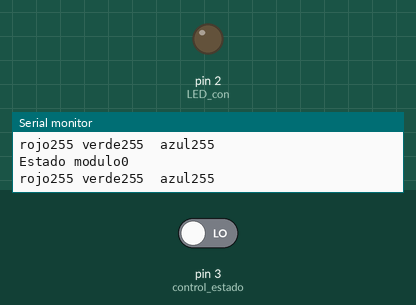
Simulated run of this sketch. Board: Arduino Uno, built with avr-gcc and run on an emulated ATmega328P. Parts: output pins drawn as LEDs (lit = HIGH), the last lines printed to the serial monitor. Inputs (shaded band) come from the test bench; at power-on: pin 3 (control_estado) LOW.

Above: at 1.2 s.
1.3 s: pin 3 (control_estado) driven HIGH
At 2.7 s:
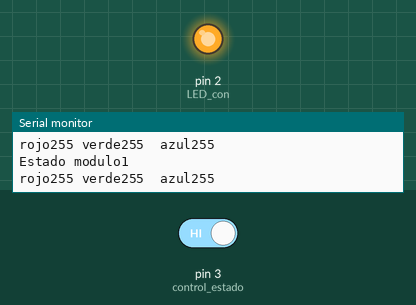
7.6 s: pin 3 (control_estado) driven LOW
At 8.1 s:
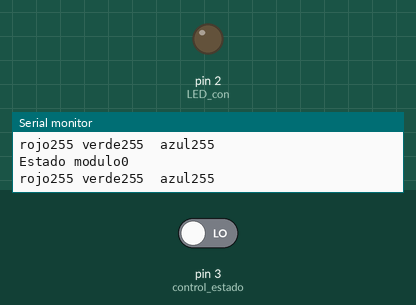
Timing chart, 0 to 10.6 s (numbered marks = the images above; inputs shaded):
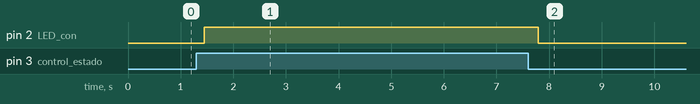

The sketch:

CodControl.ino
```cpp
//Prebiamente configuramos con otro codigo el modulo bluetooth, usando comandos AT y las comunicacionnes seriales
//definimos nuevamente la contraseña del modulo como 1234, su velocidad de comunciacion en 9600 baud y su modo de trabajo como esclavo

#include <IRremote.h>          //libreria que usaremos para transmitir los datos por infrarojo
#include <EEPROM.h>            //libreria que usaremos para guardar un dato en la memoria eeprom
#include <SoftwareSerial.h>    //libreria que usaremos para transmitir y recibir los datos que llegan desde el modulo bluetooth
IRsend irsend;

int BT_Rx = 10;                //pines conectados al modulo bluetooth
int BT_Tx = 11;

SoftwareSerial BT(BT_Rx, BT_Tx); //definimos con la libreria SoftwareSerial la comunicacion arduino, siempre que se mencione BT.comandoserial
//se ejecutara el comando serialsolo que utilizando los pines definidos anterormente
//esto lo hacemos con la finalidad de no estar conectando y desconectando el modulo bluetooth cada vez que se carga un codigo
//nuevo y tambien no queda disponible el puerto serie para ver datos de control en la PC.

#define LED_con 2                //pin donde se conecta un len para visualizar el estado de conexion del modulo
#define IR_emitter 9             //pin donde esta conectado el emisor infrarojo
#define control_estado 3         //pin donde leeremos el estado del modulo bluetooth, este tiene un pin de estado que se encuentra en alto cuando esta conectado
//algun dispositivo y esta en estado bajo cuando no hay ningun dispositivo conectado

byte registroR = 255;            //valores iniciales del los colores
byte registroG = 255;
byte registroB = 255;

//Variables de control y/o lectura, se usan para leer y convertir los valores que vienen del arduino con formato taxto y que luego nosotros
//convertimos a numerico para poder enviar por el emisor infrarojo
char valor;
String estado;

//Variables de control de estados variados
byte flag = false;
byte disp_estado = false;

//variables de control para el muestreo o ejecucion de funciones
byte g = 0;
byte x = 0;
byte t = 0;

void setup() {
  pinMode(LED_con, OUTPUT);         //defino el pin como salida
  pinMode(control_estado, INPUT);   //defino el pin como entrada

  irsend.begin(IR_emitter);   //funcion de la libreria IRremote para definir el pin donde se conecta el emisor
  Serial.begin(9600);         //seteo la velocidad de comunicacion serial con la PC en 9600
  BT.begin(9600);             //seteo la velocidad de comunicacion con el modulo BT en 9600
}

void loop() {
  arranque();                  //funcion que le la memoria eeprom

  control_conexion();          //funcion deteccion del pin de estado del modulo BT

  lectura();                   //funcion encargada de recibir variables tipo texto desde el modulo, a su vez tambien
  //transforma esos datos en variables numericas aptas para su trabajo

  impresionControl();        //funcion que manda datos por el serial de la PC como forma de control

  envio();                     //funcion que envia los datos por infrarojo

  enviarValoresRGB();          //envia datos al modulo BT para retroalimentacion a la aplicacion del celular
}

void impresionControl() {        //imprime los datos obtenidos para verificar que esten llegando los datos correctamente
  Serial.print("rojo");
  Serial.print(registroR);
  Serial.print(" verde");
  Serial.print(registroG);
  Serial.print("  azul");
  Serial.println(registroB);
}

void lectura() {
  if (BT.available()) { //Si el puerto serie (Bluetooth) está disponible
    valor = BT.read();  //Lee el dato entrante via Bluetooth
    Serial.println(valor);

    if (valor == 'R') { //Si el dato entrante es una B
      g = 1;                 //en funcion del valor de g se guarda en un registro diferente de color
      obtencionEntero();     //Llama la función que controla el valor a guradar el valor numerico de cada color
    }

    if (valor == 'G') {  //Si el dato entrante es una B
      g = 2;
      obtencionEntero();     //Llama la función que controla el valor a guradar el valor numerico de cada color
    }

    if (valor == 'B') {  //Si el dato entrante es una B
      g = 3;
      obtencionEntero();     //Llama la función que controla el valor a guradar el valor numerico de cada color
    }

    if (valor == 'S') {  //Si el dato entrante es una S
      flag = true;
      guardado();        //se llama a la funcion de guardar valores en la eeprom
      Serial.println("guardado");
    }

    if (valor == 'P') {  //Si el dato entrante es una P
      registroR = EEPROM.read(0);  //lee los valores guradados en la eeprom y prende el led con esos valores
      registroG = EEPROM.read(1);
      registroB = EEPROM.read(2);
    }

    if (valor == 'O') {  //Si el dato entrante es una O
      registroR = 0;     //los registros se ponen en 0 ya que es la señal de apagado
      registroG = 0;
      registroB = 0;
      Serial.println("Apagado");
    }

    if (valor == 'E') {  //Si el dato entrante es una E
      t = 0;             //pone t en 0, cuando se recibe una E indica que la concecion de la app android fud exitosa
      //al ponerse t en 0 la funcion de enviarValoresRGB(); se podra activar
    }
  }
}

void obtencionEntero() {
  delay(30);
  while (BT.available()) {
    char c = BT.read();   //Lee el dato entrante y lo almacena en una variable tipo char
    estado += c;     //Crea una cadena tipo String con los datos entrates
  }

  if (estado.length() > 0) { //Se verifica que la cadena tipo String tenga un largo mayor a cero

    if (g == 1) {                  //dependiendo del valor de g
      registroR = estado.toInt();  //Guarda en un registro el dato en forma de entero (int)
    }

    if (g == 2) {
      registroG = estado.toInt();  //Guarda en un registro el dato en forma de entero (int)
    }

    if (g == 3) {
      registroB = estado.toInt();  //Guarda en un registro el dato en forma de entero (int)
    }

    g = 0;            //vuelve la variable g a 0
    estado = "";      //Limpia la variable para poder leer posteriormente nuevos datos
  }
}

void arranque() { //funcion que lee los datos guardados en la eeprom un vez, los guarda en los registros correspondientes para luego mandarlos por el led IR
  if (x == 0) {
    registroR = EEPROM.read(0);
    registroG = EEPROM.read(1);
    registroB = EEPROM.read(2);
    x = x + 1;
  }
}

void guardado() {                //la funcion se encarga de guardar los valores de las variables registros en en posiciones de la memoria eeprom,
  if (flag == true) {            //cada posicion de la memoria tiene una longitud de 8 bits por lo que el espacio es suficiente para poner el valor maximo(255)
    EEPROM.write(0, registroR);  //de cada registro. El arduino tiene una cantidad de 1024 posiciones de memoria
    EEPROM.write(1, registroG);
    EEPROM.write(2, registroB);
    flag = false;
  }
}

void envio() {                       //funcion de envio de los colores al decodificador por medio de infrarojoa, a cada color le asignamos
  // irsend.sendNEC(0x64, 0x64, 1);  //una direccion entonces dependiendo del color a transmitir le llegaria una o troa diresccion para identificarlo
  irsend.sendNEC(32, registroR, 1);

  // irsend.sendNEC(0x64, 0x64, 1);
  irsend.sendNEC(33, registroG, 1);

  // irsend.sendNEC(0x64, 0x64, 1);
  irsend.sendNEC(34, registroB, 1);
}

void enviarValoresRGB() {
  // Enviar los valores RGB actuales a la aplicación a través de Bluetooth
  // Se ejecuta cada vez que se recibe el caracter que indica una nueva conexion ('E')
  if ( t == 0) {                     //La transmicion se realiza de esta forma ya que la aplicacion android lo recibira todo como texto y utilizara
    BT.print(registroR);             // | para delimitar cada valor y asignare a cada uno una posicion en una lista que podra ser interpretada como numero
    BT.print("|");                   //eso no ayudara para actualizar el canvas que muestra los colores y mostrar la conbinacion de valores que representa ese color
    BT.print(registroG);
    BT.print("|");
    BT.print(registroB);
    BT.print("\n"); // Fin de línea. Importante.
    t = t + 1;
  }
  /*
    String R = (String) registroR;
    String G = (String) registroG;
    String B = (String) registroB;

    total = R + "," + G + "," + B;
    BT.println(total);

    delay(300);
  */
  //delay(2000);
  //Serial.println("Valores RGB enviados a la aplicación");
}

void control_conexion() {                     //Esta funcion se encarga de controlar el pin de estado del modulo el cual indica si hay una conexion establecida o no
  disp_estado = digitalRead(control_estado);  //esto lo hacemo por que el indicador led que viene con el modulo puede genrar confuciones ya que hace las siguientes acciones:
  if (disp_estado == 1) {                     //                 Conexion establecida==> parpadeo lento
    digitalWrite(LED_con, HIGH);              //                 Sin conexion==> parpadeo rapido
  }                                           //                 Modo de configuracion AT1 o AT2==> parpadeo mas lento que el de conexion establecida
  if (disp_estado == 0) {                     //para no generar conflictos el arduino chequea el estado del modulo y si hay conexion prende un led mientras la conexion este establecida y si pasa
    digitalWrite(LED_con, LOW);               //lo contrario el led se apaga o no se prende
  }
  Serial.print("Estado modulo");
  Serial.println(disp_estado);
}
```

Measured:
- after the input at 1.3 s, pin 2 (LED_con): LOW → HIGH after 0.15 s
- after the input at 7.6 s, pin 2 (LED_con): HIGH → LOW after 0.20 s
